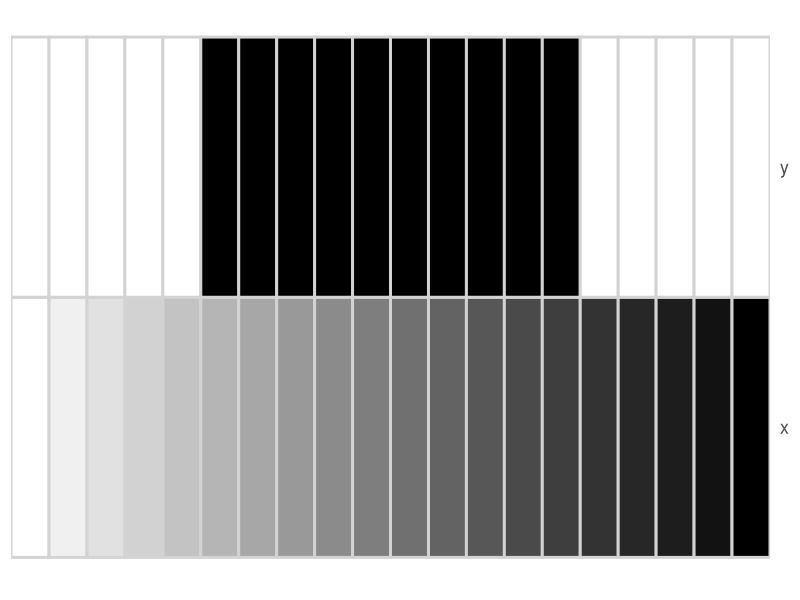

Reproduce this figure in R.
## ---- chunk 1
#| eval: true
library(tidyverse)

dat <- tibble(x = -10:20)

poly_data  <- function(data, x,degree,coefs = NULL,noise_sd = 10) {
  if (is.null(coefs)) {
    coefs <- rep(1, degree + 1)
  }
  
  data %>% 
    mutate(

      y = map(
        {{x}},
        \(xi) {
          tibble(
            power = 0:degree,
            coef  = coefs
          ) %>%
            mutate(term = coef * xi^power) %>%
            summarise(sum(term), .groups = "drop") %>%
            pull()
        }
      ) %>% unlist(),
      
      y = y + rnorm(length({{x}}), 0, noise_sd)
    )
}


## ---- chunk 2
#| eval: true
#| echo: false
#| warning: false
#| fig-align: left
#| fig-width: 9
#| fig-height: 1.4

tibble(x = seq(0, 1, length.out = 20),
       y = c(0, 0, 0, 0, 0, 1, 1, 1, 1, 1, 
             1, 1, 1, 1, 1, 0, 0, 0, 0, 0), 
       col = 1:20) %>% 
  pivot_longer(cols = 1:2) %>% 
  ggplot(aes(x = col, y = name, fill = value)) +
  geom_tile(color = "lightgray", 
            size = 1) +
  theme_minimal(base_size = 16) +
  scale_fill_gradient(low = "white", high = "black") +
  labs(x = NULL, 
       y = NULL) +
  scale_x_continuous(expand = c(0, 0)) +
  scale_y_discrete(position = "right") +
  theme(axis.text.x = element_blank(), 
        panel.grid = element_blank(), 
        axis.text.y = element_text(hjust = 0, margin = margin(l = -20)),
        legend.position = "none")  
